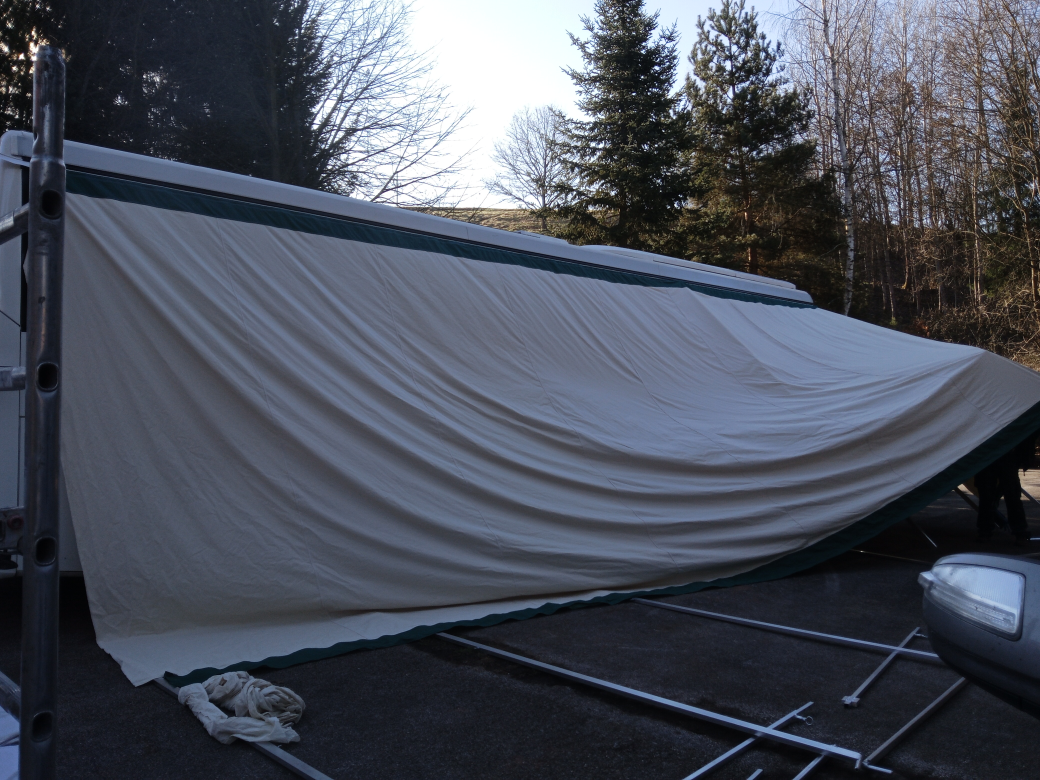
#> input picture galerie/html/foto/IMG_plachtabus.jpg, 4160 x 3120 px, found by its file name (shown at 1/4 size); its folder holds 4 pictures in this run
$ python 40_pillow.py
#> lines starting #> are read from the running program, lines starting #| are printed output that depends on the picture
import os
""" všechny obrázky ve složce """

from PIL import Image

"""
úkol: udělat for cyklus nad x obrázky a pro všechny udělat thumb (malá varianta)
- mužete vzít pole cest
- nebo lépe: zadat složku a zní vytáhnout všechny jpg, png obrázky

volitelně: get_thumb_path by mohlo obsahovat informaci o velikosti
"""

DEFAULT_SIZE = 320
DEFAULT_THUMB_SIZE = (DEFAULT_SIZE, DEFAULT_SIZE)


def resize_image(path, save_to, size=DEFAULT_THUMB_SIZE):
#> called with size = (500, 500)
    image = Image.open(path)
#> image is the input picture: PIL image 4160x3120 RGB; mean R, G, B 75.1, 80.1, 91.9
    image.thumbnail(size)
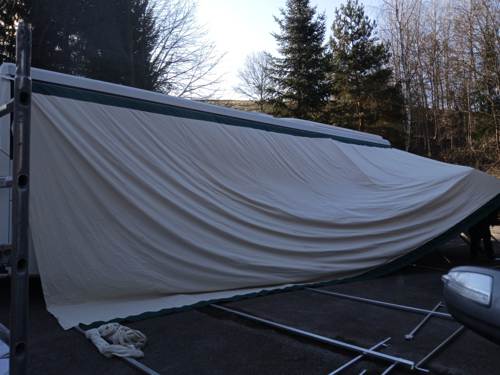
#> image: PIL image 500x375 RGB; mean R, G, B 75.1, 80.1, 91.9
    image.save(save_to)


def get_thumb_path(path, size=DEFAULT_THUMB_SIZE):
    index = path.rindex('.')
    extra_name = '-' + str(size[0]) + 'x' + str(size[1])
    return path[:index] + extra_name + path[index:]

def main():
    folder = r"C:\Users\zuio\Desktop\test01\html\foto"
    resize_to = (500, 500)

    for filename in os.listdir(folder):
        if filename.lower().endswith((".jpg", ".jpeg", ".png")):
            path = os.path.join(folder, filename)
            thumb_path = get_thumb_path(path, resize_to)

            resize_image(path, thumb_path, size=resize_to)
            print("Vytvořen thumb:", thumb_path)
#> pass 2 of the loop in main, `for filename in os.listdir(folder):`:
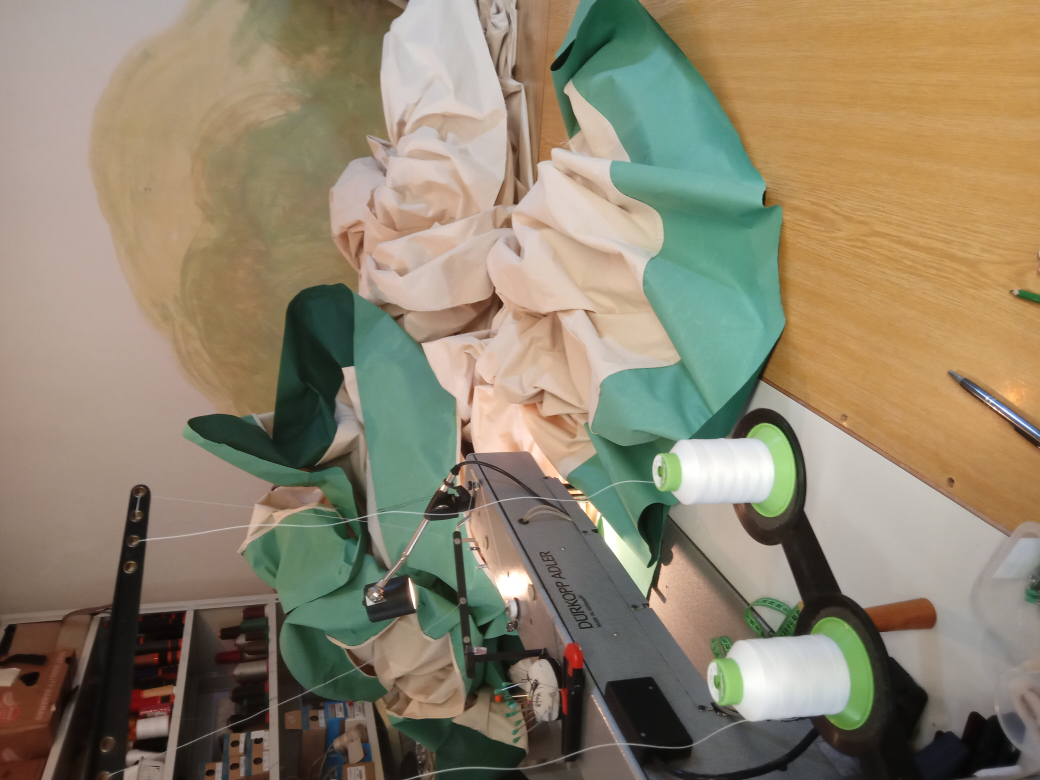
#> input picture galerie/html/foto/IMG_sitibus.jpg, 4160 x 3120 px, found by its file name (shown at 1/4 size)
#> in resize_image, image is the input picture: PIL image 4160x3120 RGB; mean R, G, B 142.3, 131.4, 108.9
#> in resize_image (call 2), `image.thumbnail(size)`:
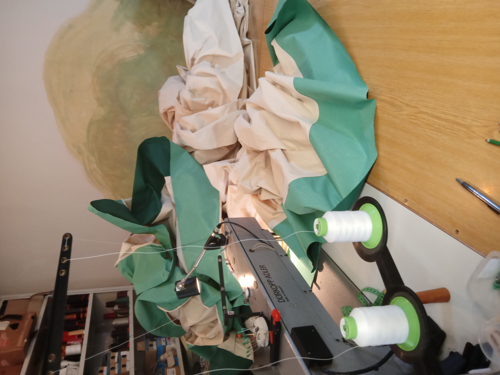
#> image: PIL image 500x375 RGB; mean R, G, B 142.3, 131.4, 108.9
#> pass 3 of the loop in main, `for filename in os.listdir(folder):`:
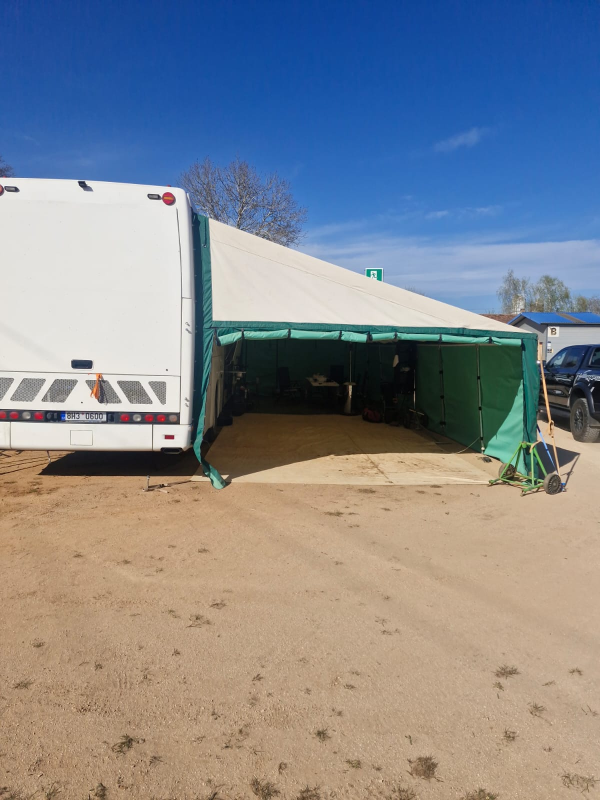
#> input picture galerie/html/foto/Index_bus.jpg, 1200 x 1600 px, found by its file name (shown at 1/2 size)
#> in resize_image, image is the input picture: PIL image 1200x1600 RGB; mean R, G, B 131.5, 136.1, 144
#> in resize_image (call 3), `image.thumbnail(size)`:
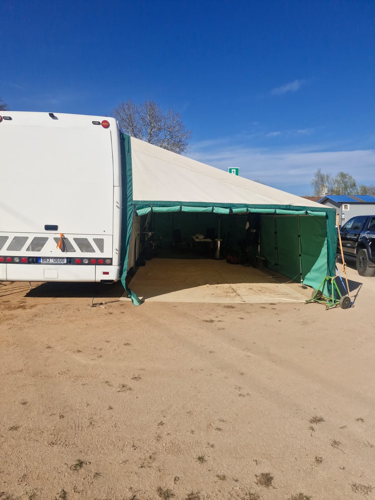
#> image: PIL image 375x500 RGB; mean R, G, B 131.5, 136.1, 144
#> the loop made 4 passes; the first 3 are shown


# [8 lines of commented-out code are left out]

if __name__ == '__main__':
    main()
    #resize_one()
